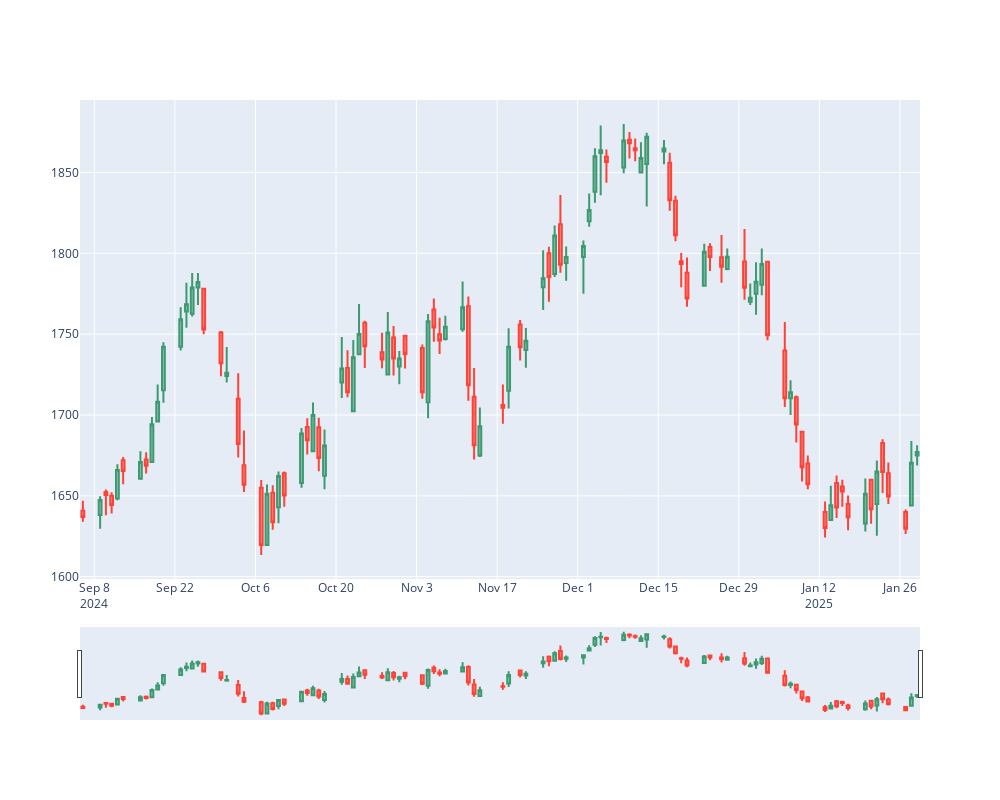

Source (notebook cell):
### Code cell
fig2 = client.plotly_chart(df2)

fig2.show()
